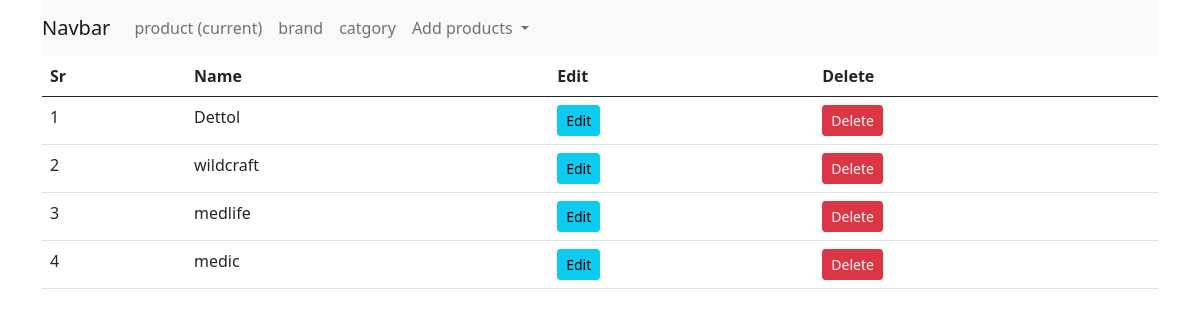
The page /brands (signed in) on the database as committed earlier.
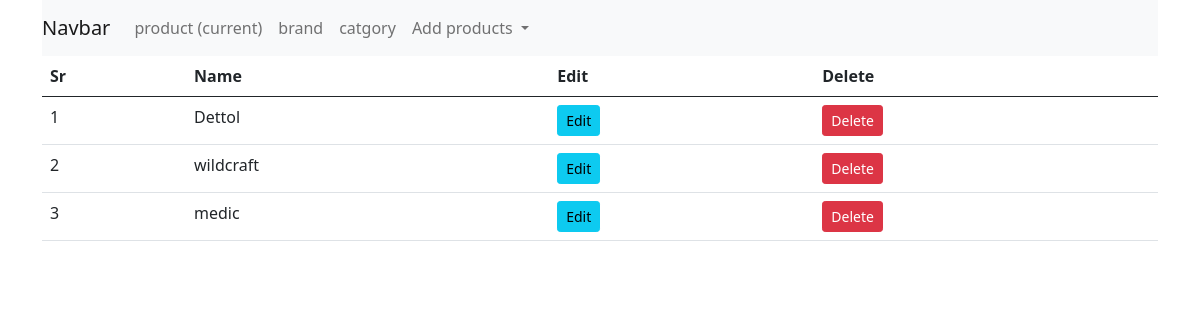
The same page on the database as committed later.
### shop/products/models.py (models this page shows, shortened)
class Brand(db.Model):
    id = db.Column(db.Integer, primary_key=True)
    name = db.Column(db.String(30), nullable=False,unique=True)

### shop/admin/routes.py (the view)
@app.route('/brands')
def brands():
    if 'email' not in session:
        flash('Please login first','danger')
        return redirect(url_for('login'))
    brands = Brand.query.order_by(Brand.id.desc()).all()
    return render_template('admin/brand.html', title='brands',brands=brands)

### shop/templates/admin/brand.html (shortened to what this page needs)
{% extends 'layout.html' %}
{% block content %}
<div class="container">
    <nav class="navbar navbar-expand-lg navbar-light bg-light">
        <a class="navbar-brand" href="{{url_for('admin')}}">Navbar</a>
        <div class="collapse navbar-collapse" id="navbarNavDropdown">
          <ul class="navbar-nav">
            <li class="nav-item active">
              <a class="nav-link" href="{{url_for('admin')}}">product <span class="sr-only">(current)</span></a>
            </li>
            <li class="nav-item">
              <a class="nav-link" href="{{url_for('brands')}}">brand</a>
            </li>
            <li class="nav-item">
              <a class="nav-link" href="{{url_for('category')}}">catgory</a>
            </li>
            <li class="nav-item dropdown">
              <a class="nav-link dropdown-toggle" href="#" id="navbarDropdownMenuLink" role="button" data-toggle="dropdown" aria-haspopup="true" aria-expanded="false">
                Add products
              </a>
            </li>
          </ul>
        </div>
      </nav>
</div>
<div class="container">
    <table class="table tbale-sm">
        <thead>
            <th>Sr</th>
            <th>Name</th>
            <th>Edit</th>
            <th>Delete</th>
        </thead>
        <tbody>
         {% if brands %}
          {% for brand in brands %}
          <tr>
            <td>{{loop.index}}</td>
            <td>{{ brand.name }}</td>
            <td><a href="{{url_for('updatebrand', id=brand.id)}}" class="btn btn-sm btn-info">Edit</a></td>
            <td><button type="button" class="btn btn-danger btn-sm" data-bs-toggle="modal" data-bs-target="#exampleModal-{{brand.id}}">
              Delete
            </button></td>
          </tr>
          {% endfor %}
          {% endif %}
        </tbody>
    </table>
</div>
{% endblock content %}

### shop/templates/layout.html (shortened to what this page needs)
<!doctype html>
<html lang="en">
<head>
    <link href="https://cdn.jsdelivr.net/npm/bootstrap@5.0.1/dist/css/bootstrap.min.css" rel="stylesheet" >
</head>
<body>
    {% block content %}
    {% endblock content %}
</body>
</html>

Rows that differ between the two databases and show on the page:
removed Brand: name "medlife"
